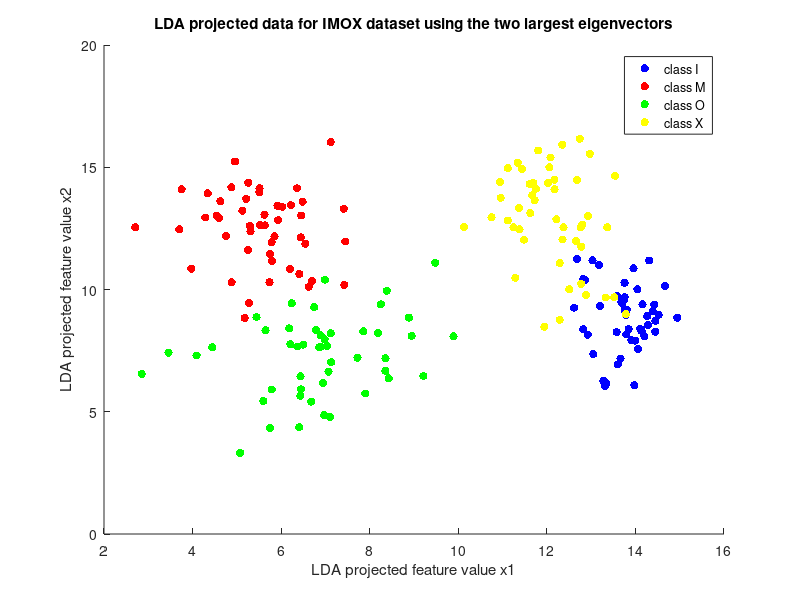

Write MATLAB code to recreate this figure.
D = importdata('imox_data.txt');

%PCA
[eigen_vec, eigen_val] = eig(cov(D(:,1:8)));
projected_data = D(:,1:8)*eigen_vec(:,7:8);
hold on;
% scatter(projected_data(1:48,1), projected_data(1:48,2), 'filled', 'MarkerFaceColor', 'b');
% scatter(projected_data(49:96,1), projected_data(49:96,2), 'filled', 'MarkerFaceColor', 'r');
% scatter(projected_data(97:144,1), projected_data(97:144,2), 'filled', 'MarkerFaceColor', 'g');
% scatter(projected_data(145:192,1), projected_data(145:192,2), 'filled', 'MarkerFaceColor', 'y');
% xlabel('PCA projected feature value x1');
% ylabel('PCA projected feature value x2');
% title('PCA projected data for IMOX dataset using the two largest eigenvectors');
% legend('class I', 'class M', 'class O', 'class X');


mean_1 = mean(D(1:48,1:8));
mean_2 = mean(D(49:96,1:8));
mean_3 = mean(D(97:144,1:8));
mean_4 = mean(D(145:192,1:8));
mean_total = mean(D(:,1:8));

difference_matrix_1 = D(1:48,1:8) - mean_1;
difference_matrix_1 = difference_matrix_1';
between_difference_1 = mean_1 - mean_total;
between_difference_1 = between_difference_1';

difference_matrix_2 = D(49:96,1:8) - mean_2;
difference_matrix_2 = difference_matrix_2';
between_difference_2 = mean_2 - mean_total;
between_difference_2 = between_difference_2';

difference_matrix_3 = D(97:144,1:8) - mean_3;
difference_matrix_3 = difference_matrix_3';
between_difference_3 = mean_3 - mean_total;
between_difference_3 = between_difference_3';

difference_matrix_4 = D(145:192,1:8) - mean_4;
difference_matrix_4 = difference_matrix_4';
between_difference_4 = mean_4 - mean_total;
between_difference_4 = between_difference_4';

within_scatter_1 = zeros(8,8);
within_scatter_2 = zeros(8,8);
within_scatter_3 = zeros(8,8);
within_scatter_4 = zeros(8,8);

for i=1:48
   within_scatter_1 = within_scatter_1 + difference_matrix_1(:,i)*difference_matrix_1(:,i)';
   within_scatter_2 = within_scatter_2 + difference_matrix_2(:,i)*difference_matrix_2(:,i)';
   within_scatter_3 = within_scatter_3 + difference_matrix_3(:,i)*difference_matrix_3(:,i)';
   within_scatter_4 = within_scatter_4 + difference_matrix_4(:,i)*difference_matrix_4(:,i)'; 
end
within_scatter_total = within_scatter_1 + within_scatter_2 + within_scatter_3 + within_scatter_4;

between_scatter_1 = between_difference_1*between_difference_1';
between_scatter_2 = between_difference_2*between_difference_2';
between_scatter_3 = between_difference_3*between_difference_3';
between_scatter_4 = between_difference_4*between_difference_4';
between_scatter_total = between_scatter_1 + between_scatter_2 + between_scatter_3 + between_scatter_4;
between_scatter_total = 48*between_scatter_total;
scatter_matrix = cov(D(:,1:8))*191

discr = (inv(within_scatter_total))*between_scatter_total;

[eigen_vec_lda, eigen_val_lda] = eig(discr);
projected_data_lda = D(:, 1:8)*eigen_vec_lda(:,1:2);
scatter(projected_data_lda(1:48,1), projected_data_lda(1:48,2), 'filled', 'MarkerFaceColor', 'b');
scatter(projected_data_lda(49:96,1), projected_data_lda(49:96,2), 'filled', 'MarkerFaceColor', 'r');
scatter(projected_data_lda(97:144,1), projected_data_lda(97:144,2), 'filled', 'MarkerFaceColor', 'g');
scatter(projected_data_lda(145:192,1), projected_data_lda(145:192,2), 'filled', 'MarkerFaceColor', 'y');
xlabel('LDA projected feature value x1');
ylabel('LDA projected feature value x2');
title('LDA projected data for IMOX dataset using the two largest eigenvectors');
legend('class I', 'class M', 'class O', 'class X');
